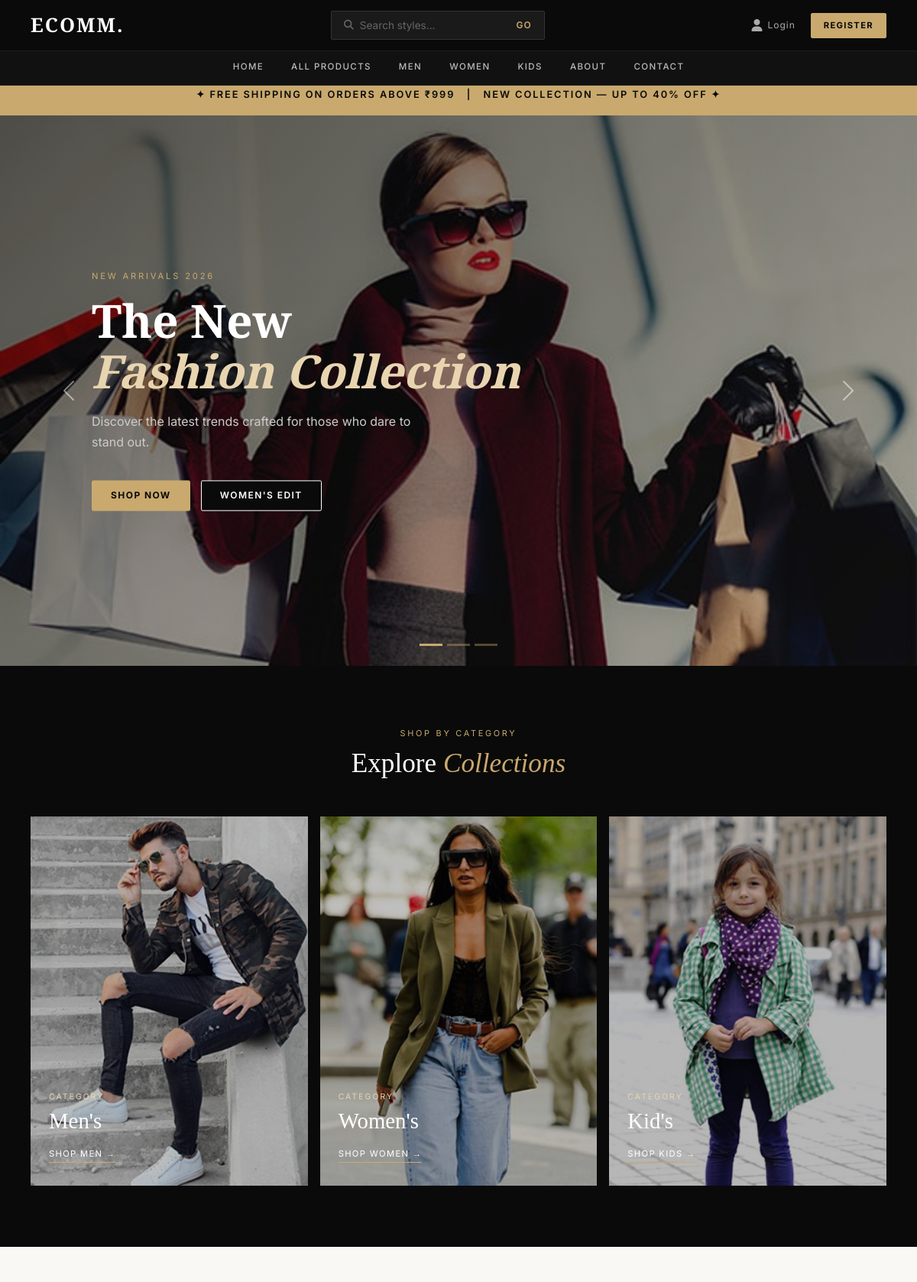
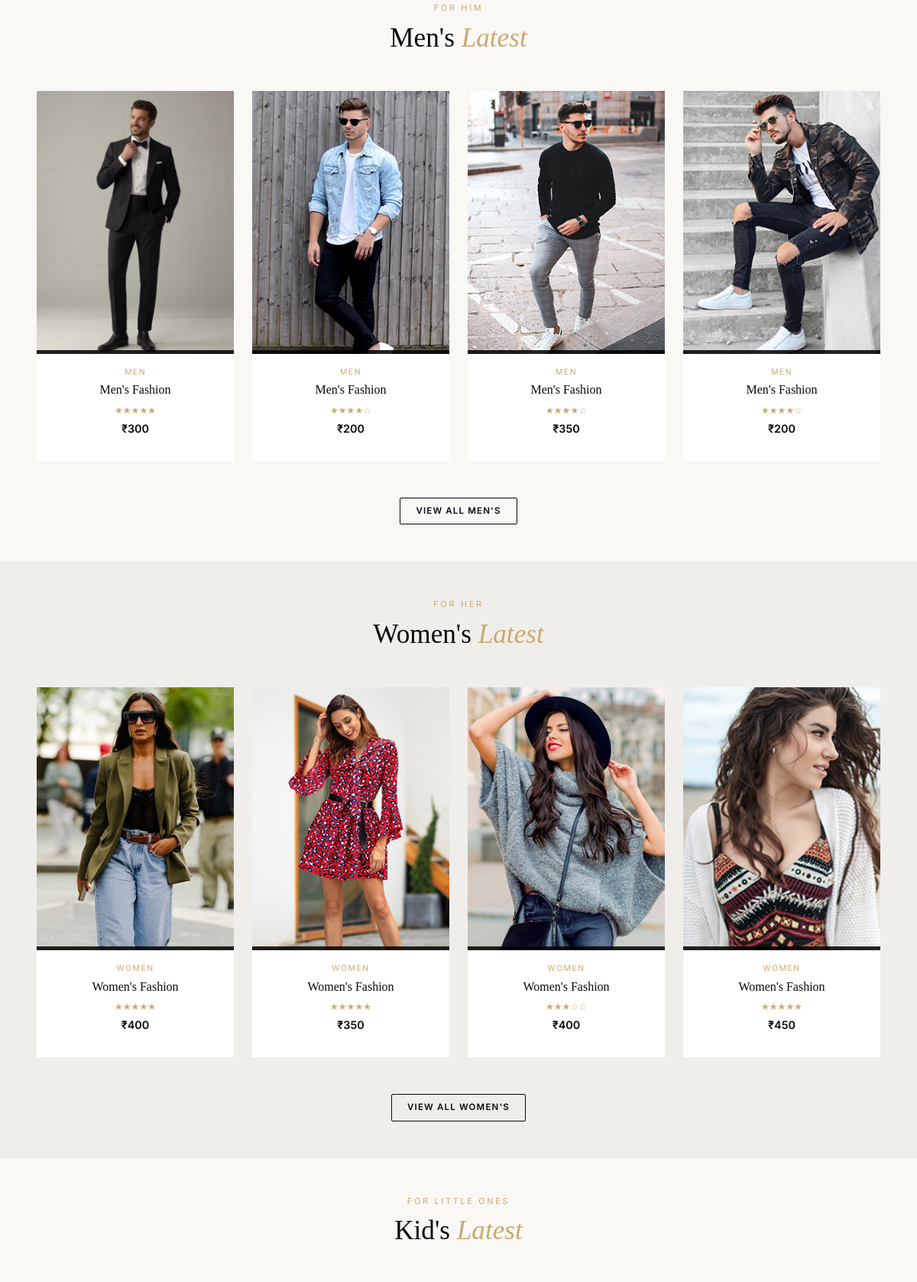
The page / (upper part) on the database its author committed (2 pictures, top to bottom).
### store/models.py (models this page shows, shortened)
class Product(models.Model):
    CATEGORY_CHOICES = (
        ('men','Men'),
        ('women','Women'),
        ('kids','Kids'),
    )
    name = models.CharField(max_length=200)
    price = models.IntegerField()
    image = models.ImageField(upload_to='products/')
    rating = models.IntegerField(blank=True,null=True)
    category = models.CharField(max_length=10, choices=CATEGORY_CHOICES)

### store/views.py (the view)
# urls.py: path('', views.index, name='home'),
def index(request):
    men_products = Product.objects.filter(category='men')
    women_products = Product.objects.filter(category='women')
    kids_products = Product.objects.filter(category='kids')
    return render(request, 'index.html', {
        'men_products': men_products,
        'women_products': women_products,
        'kids_products': kids_products,
        'cart_count': get_cart_count(request),
    })

### store/views.py (called while the page is built)
def get_cart_count(request):
    if request.user.is_authenticated:
        return Cart.objects.filter(user=request.user).count()
    return 0

### templates/index.html (shortened to what this page needs)
{% extends 'base.html' %}
{% load static %}
{% block content %}
<div class="promo-banner">
    <p>✦ Free Shipping on Orders Above ₹999 &nbsp;&nbsp;|&nbsp;&nbsp; New Collection — Up to 40% Off ✦</p>
</div>
<div id="heroCarousel" class="carousel slide hero" data-bs-ride="carousel" data-bs-interval="4000">
    <div class="carousel-indicators">
        <button type="button" data-bs-target="#heroCarousel" data-bs-slide-to="0" class="active"></button>
        <button type="button" data-bs-target="#heroCarousel" data-bs-slide-to="1"></button>
        <button type="button" data-bs-target="#heroCarousel" data-bs-slide-to="2"></button>
    </div>
    <div class="carousel-inner" style="height:100%;">
        <div class="carousel-item active" style="height:100%;">
            <img src="{% static 'img/slider-1.jpg' %}" alt="New Collection">
            <div class="hero-overlay"></div>
            <div class="hero-content">
                <p class="hero-eyebrow">New Arrivals 2026</p>
                <h1 class="hero-title">The New<br><em>Fashion Collection</em></h1>
                <p class="hero-sub">Discover the latest trends crafted for those who dare to stand out.</p>
                <div class="hero-btns">
                    <a href="{% url 'product_list' %}" class="btn-gold">Shop Now</a>
                    <a href="{% url 'product_list' %}?category=women" class="btn-vogue" style="border-color:#fff;color:#fff;">Women's Edit</a>
                </div>
            </div>
        </div>
    </div>
    <button class="carousel-control-prev" type="button" data-bs-target="#heroCarousel" data-bs-slide="prev">
        <span class="carousel-control-prev-icon"></span>
    </button>
    <button class="carousel-control-next" type="button" data-bs-target="#heroCarousel" data-bs-slide="next">
        <span class="carousel-control-next-icon"></span>
    </button>
</div>
<div class="category-section">
    <div class="section-header">
        <span class="section-eyebrow" style="color:var(--gold)">Shop By Category</span>
        <h2 class="section-title" style="color:#fff;">Explore <em>Collections</em></h2>
    </div>
    <div class="row g-3">
        <div class="col-md-4">
            <div class="category-card">
                <img src="{% static 'img/men-01.jpg' %}" alt="Men">
                <div class="category-label">
                    <span>Category</span>
                    <h3>Men's</h3>
                    <a href="{% url 'product_list' %}?category=men">Shop Men →</a>
                </div>
            </div>
        </div>
        <div class="col-md-4">
            <div class="category-card">
                <img src="{% static 'img/women-01.jpg' %}" alt="Women">
                <div class="category-label">
                    <span>Category</span>
                    <h3>Women's</h3>
                    <a href="{% url 'product_list' %}?category=women">Shop Women →</a>
                </div>
            </div>
        </div>
        <div class="col-md-4">
            <div class="category-card">
                <img src="{% static 'img/kid-01.jpg' %}" alt="Kids">
                <div class="category-label">
                    <span>Category</span>
                    <h3>Kid's</h3>
                    <a href="{% url 'product_list' %}?category=kids">Shop Kids →</a>
                </div>
            </div>
        </div>
    </div>
</div>
{% if men_products %}
<div class="container-fluid px-5 py-5">
    <div class="section-header">
        <span class="section-eyebrow">For Him</span>
        <h2 class="section-title">Men's <em>Latest</em></h2>
    </div>
    <div class="row g-4">
        {% for product in men_products %}
        <div class="col-6 col-md-3">
            <div class="product-card">
                <div class="product-img-wrap">
                    <img src="{{ product.image.url }}" alt="{{ product.name }}">
                    <div class="product-actions">
                    </div>
                </div>
                <div class="product-body">
                    <p class="product-category">Men</p>
                    <h5 class="product-name">{{ product.name }}</h5>
                    {% if product.rating %}<div class="product-rating">{% for i in "12345" %}{% if forloop.counter <= product.rating %}★{% else %}☆{% endif %}{% endfor %}</div>{% endif %}
                    <p class="product-price">₹{{ product.price }}</p>
                </div>
            </div>
        </div>
        {% endfor %}
    </div>
    <div class="text-center mt-5"><a href="{% url 'product_list' %}?category=men" class="btn-vogue-outline">View All Men's</a></div>
</div>
{% endif %}
{% if women_products %}
<div class="container-fluid px-5 py-5" style="background:var(--light-gray);">
    <div class="section-header">
        <span class="section-eyebrow">For Her</span>
        <h2 class="section-title">Women's <em>Latest</em></h2>
    </div>
    <div class="row g-4">
        {% for product in women_products %}
        <div class="col-6 col-md-3">
            <div class="product-card">
                <div class="product-img-wrap">
                    <img src="{{ product.image.url }}" alt="{{ product.name }}">
                    <div class="product-actions">
                    </div>
                </div>
                <div class="product-body">
                    <p class="product-category">Women</p>
                    <h5 class="product-name">{{ product.name }}</h5>
                    {% if product.rating %}<div class="product-rating">{% for i in "12345" %}{% if forloop.counter <= product.rating %}★{% else %}☆{% endif %}{% endfor %}</div>{% endif %}
                    <p class="product-price">₹{{ product.price }}</p>
                </div>
            </div>
        </div>
        {% endfor %}
    </div>
    <div class="text-center mt-5"><a href="{% url 'product_list' %}?category=women" class="btn-vogue-outline">View All Women's</a></div>
</div>
{% endif %}
{% if kids_products %}
<div class="container-fluid px-5 py-5">
    <div class="section-header">
        <span class="section-eyebrow">For Little Ones</span>
        <h2 class="section-title">Kid's <em>Latest</em></h2>
    </div>
    <div class="row g-4">
    </div>
</div>
{% endif %}
{% endblock %}

### templates/base.html (style rules this page uses)
:root { --black: #0a0a0a; --white: #ffffff; --cream: #faf8f5; --gold: #c9a96e; --gold-light: #e8d5b0; --gray: #6b6b6b; --light-gray: #f0eeeb; --border: #e0ddd8; }
* { margin: 0; padding: 0; box-sizing: border-box; }
body { font-family: 'Inter', sans-serif; background: var(--cream); color: var(--black); }
.btn-vogue { background: var(--black); color: var(--white); border: 1.5px solid var(--black); padding: 10px 24px; font-size: 0.75rem; font-weight: 600; letter-spacing: 0.12em; text-transform: uppercase; text-decoration: none; display: inline-block; transition: all 0.25s; cursor: pointer; border-radius: 2px; }
.btn-vogue-outline { background: transparent; color: var(--black); border: 1.5px solid var(--black); padding: 8px 20px; font-size: 0.72rem; font-weight: 600; letter-spacing: 0.1em; text-transform: uppercase; text-decoration: none; display: inline-block; transition: all 0.25s; cursor: pointer; border-radius: 2px; }
.btn-gold { background: var(--gold); color: var(--black); border: 1.5px solid var(--gold); padding: 10px 24px; font-size: 0.75rem; font-weight: 700; letter-spacing: 0.12em; text-transform: uppercase; text-decoration: none; display: inline-block; transition: all 0.25s; cursor: pointer; border-radius: 2px; }

### rows shown on the page
Product: image (picture), name "Men's Fashion", rating 5 (drawn), price "300"
Product: image (picture), name "Men's Fashion", rating 4 (drawn), price "200"
Product: image (picture), name "Men's Fashion", rating 4 (drawn), price "350"
Product: image (picture), name "Men's Fashion", rating 4 (drawn), price "200"
Product: image (picture), name "Women's Fashion", rating 5 (drawn), price "400"
Product: image (picture), name "Women's Fashion", rating 5 (drawn), price "350"
Product: image (picture), name "Women's Fashion", rating 3 (drawn), price "400"
Product: image (picture), name "Women's Fashion", rating 5 (drawn), price "450"
